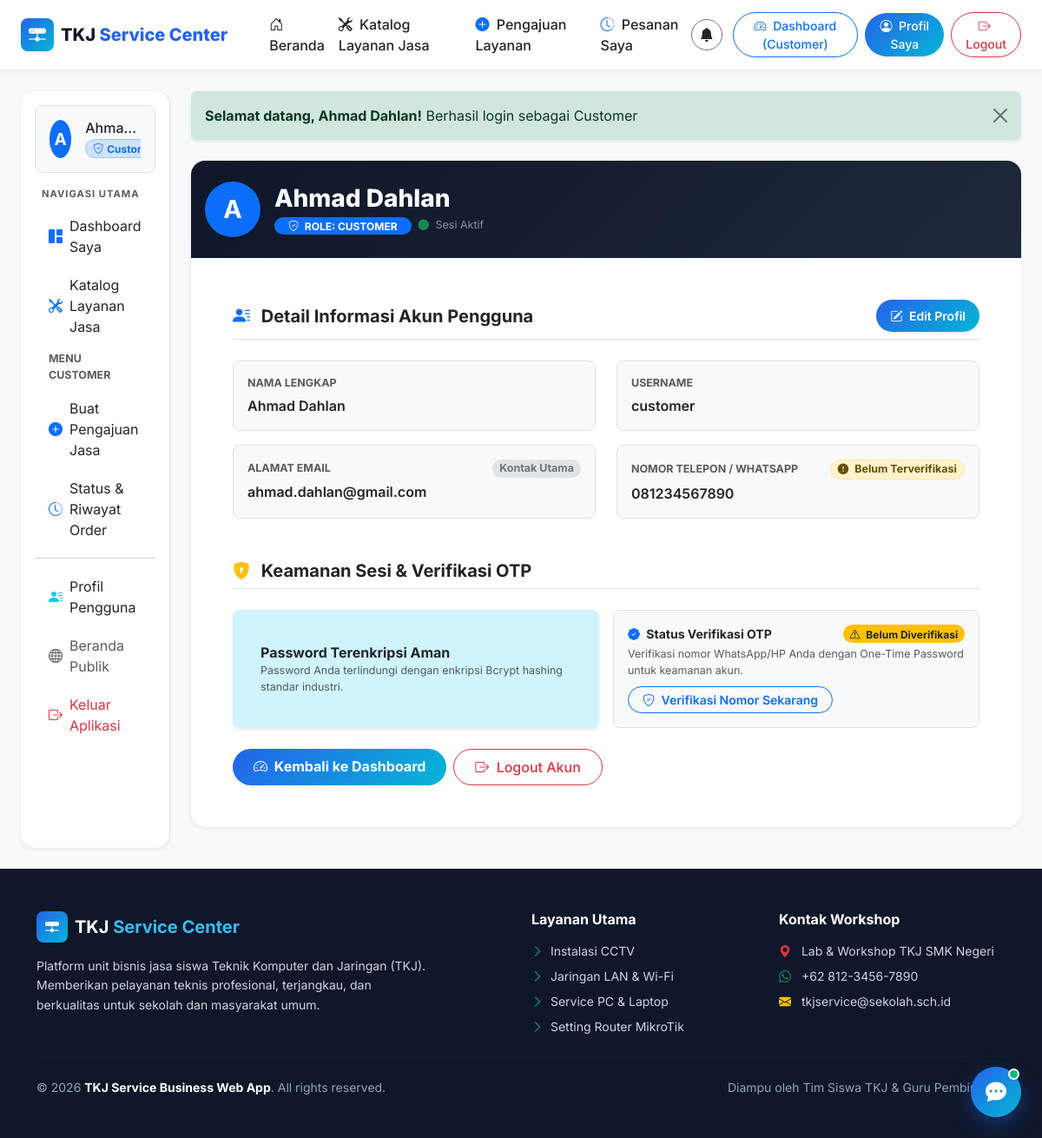
The app's page /index.php?url=profile (signed in) with its own data.
### tables this page shows
CREATE TABLE `users` (
    `id` INT AUTO_INCREMENT PRIMARY KEY,
    `role_id` INT NOT NULL,
    `username` VARCHAR(50) NOT NULL UNIQUE,
    `email` VARCHAR(100) NOT NULL UNIQUE,
    `password` VARCHAR(255) NOT NULL,
    `full_name` VARCHAR(100) NOT NULL,
    `phone` VARCHAR(20) DEFAULT NULL,
    `avatar` VARCHAR(255) DEFAULT 'default.png',
    `is_active` TINYINT(1) NOT NULL DEFAULT 1,
    `created_at` TIMESTAMP DEFAULT CURRENT_TIMESTAMP,
    `updated_at` TIMESTAMP DEFAULT CURRENT_TIMESTAMP ON UPDATE CURRENT_TIMESTAMP,
    CONSTRAINT `fk_users_role` FOREIGN KEY (`role_id`) REFERENCES `roles` (`id`) ON DELETE CASCADE ON UPDATE CASCADE,
    INDEX `idx_users_role_id` (`role_id`),
    INDEX `idx_users_username` (`username`),
    INDEX `idx_users_email` (`email`)
);

### app/controllers/ProfileController.php (called while the page is built, shortened)
<?php
class ProfileController extends Controller
{
    public function index()
    {
        $user = Auth::user();
        $userModel = $this->model('UserModel');
        $fullUser = $userModel->getUserById($user['id']) ?? $userModel->getUserByUsername($user['username']);
        $data = [
            'title' => 'Profil Saya - TKJ Service Center',
            'active_menu' => 'profile',
            'user' => $fullUser ?? $user
        ];
        $this->view('profile/index', $data);
    }
}

### core/App.php (called while the page is built, shortened)
<?php
class App
{
    protected $method = 'index';
    protected $params = [];
    public function __construct()
    {
        $this->controller = new $this->controller;
        call_user_func_array([$this->controller, $this->method], $this->params);
    }
}

### index.php (called while the page is built, shortened)
<?php
require_once __DIR__ . '/core/Database.php';
require_once __DIR__ . '/core/Controller.php';
require_once __DIR__ . '/core/Flasher.php';
require_once __DIR__ . '/core/Auth.php';
require_once __DIR__ . '/core/App.php';
$app = new App();

### core/Auth.php (called while the page is built, shortened)
<?php
class Auth
{
    public static function check()
    {
        return isset($_SESSION['user_id']) && !empty($_SESSION['user_id']);
    }
    public static function user()
    {
        return [
            'id'        => $_SESSION['user_id'] ?? null,
            'name'      => $_SESSION['user_name'] ?? 'User',
            'username'  => $_SESSION['user_username'] ?? '',
            'email'     => $_SESSION['user_email'] ?? '',
            'role'      => $_SESSION['user_role'] ?? 'customer',
            'phone'     => $_SESSION['user_phone'] ?? ''
        ];
    }
}

### core/Database.php (called while the page is built, shortened)
<?php
class Database
{
    private $host = DB_HOST;
    private $user = DB_USER;
    private $pass = DB_PASS;
    private $dbname = DB_NAME;
    private $port = DB_PORT;
    private $dbh;
    private $stmt;
    public function __construct()
    {
        $dsn = 'mysql:host=' . $this->host . ';port=' . $this->port . ';dbname=' . $this->dbname . ';charset=' . DB_CHARSET;
        $options = [
            PDO::ATTR_PERSISTENT => true,
            PDO::ATTR_ERRMODE => PDO::ERRMODE_EXCEPTION,
            PDO::ATTR_DEFAULT_FETCH_MODE => PDO::FETCH_ASSOC
        ];
        try {
            $this->dbh = new PDO($dsn, $this->user, $this->pass, $options);
        } catch (PDOException $e) {
            $this->error = $e->getMessage();
        }
    }
    public function isConnected()
    {
        return $this->dbh !== null;
    }
    public function query($sql)
    {
        $this->stmt = $this->dbh->prepare($sql);
        return $this;
    }
    public function bind($param, $value, $type = null)
    {
        if (is_null($type)) {
            switch (true) {
                case is_int($value):
                    $type = PDO::PARAM_INT;
                    break;
            }
        }
        $this->stmt->bindValue($param, $value, $type);
        return $this;
    }
    public function execute()
    {
        try {
            return $this->stmt->execute();
        } catch (PDOException $e) {
            $this->error = $e->getMessage();
            return false;
        }
    }
    public function single()
    {
        $this->execute();
        return $this->stmt ? $this->stmt->fetch() : null;
    }
}

### app/models/UserModel.php (called while the page is built, shortened)
<?php
class UserModel
{
    private $db;
    private $table = 'users';
    public function __construct()
    {
        $this->db = new Database();
    }
    public function getUserById($id)
    {
        $id = (int)$id;
        if ($this->db->isConnected()) {
            $sql = "SELECT u.*, r.name as role_name, r.display_name as role_display
                    FROM " . $this->table . " u
                    JOIN roles r ON u.role_id = r.id
                    WHERE u.id = :id";
            $this->db->query($sql);
            $this->db->bind(':id', $id);
            $result = $this->db->single();
            if ($result) {
                $result['role'] = $result['role_name'];
                $result['name'] = $result['full_name'];
                return $result;
            }
        }
        return null;
    }
}

### app/views/profile/index.php (the view, shortened to what this page needs)
<div class="container-fluid px-4 py-4">
  <div class="row gy-4">
    <div class="col-lg-3 col-xl-2">
      <?php require_once __DIR__ . '/../templates/sidebar.php'; ?>
    </div>
    <div class="col-lg-9 col-xl-10">
      <div class="card border-0 shadow-sm rounded-4 bg-white overflow-hidden mb-4">
        <div class="card-header bg-dark-gradient text-white py-4 border-0">
          <div class="d-flex align-items-center gap-3">
            <div class="avatar bg-primary text-white rounded-circle d-flex align-items-center justify-content-center fw-bold shadow-sm" style="width: 64px; height: 64px; font-size: 1.8rem;">
              <?= strtoupper(substr($user['name'] ?? $user['full_name'] ?? 'U', 0, 1)) ?>
            </div>
            <div>
              <h3 class="fw-extrabold mb-1"><?= htmlspecialchars($user['name'] ?? $user['full_name'] ?? 'User') ?></h3>
              <div class="d-flex align-items-center gap-2">
                <span class="badge bg-primary text-uppercase px-3 py-1 rounded-pill">
                  <i class="bi bi-shield-check me-1"></i> Role: <?= str_replace('_', ' ', $user['role']) ?>
                </span>
                <span class="text-white-50 extra-small"><i class="bi bi-circle-fill text-success extra-small me-1"></i> Sesi Aktif</span>
              </div>
            </div>
          </div>
        </div>
        <div class="card-body p-4 p-md-5">
          <div class="d-flex align-items-center justify-content-between mb-4 pb-2 border-bottom flex-wrap gap-2">
            <h5 class="fw-bold text-dark mb-0">
              <i class="bi bi-person-lines-fill me-2 text-primary"></i> Detail Informasi Akun Pengguna
            </h5>
            <button type="button" class="btn btn-primary-gradient text-white btn-sm px-3 py-2 rounded-pill shadow-sm fw-semibold" data-bs-toggle="modal" data-bs-target="#modalEditProfile">
              <i class="bi bi-pencil-square me-1"></i> Edit Profil
            </button>
          </div>
          <div class="row gy-3">
            <div class="col-md-6">
              <div class="p-3 bg-light rounded-3 border">
                <label class="extra-small text-uppercase text-muted fw-bold d-block mb-1">Nama Lengkap</label>
                <div class="fw-semibold text-dark fs-6"><?= htmlspecialchars($user['name'] ?? $user['full_name'] ?? '-') ?></div>
              </div>
            </div>
            <div class="col-md-6">
              <div class="p-3 bg-light rounded-3 border">
                <label class="extra-small text-uppercase text-muted fw-bold d-block mb-1">Username</label>
                <div class="fw-semibold text-dark fs-6"><?= htmlspecialchars($user['username'] ?? '-') ?></div>
              </div>
            </div>
            <div class="col-md-6">
              <div class="p-3 bg-light rounded-3 border h-100 d-flex flex-column justify-content-between">
                <div>
                  <div class="d-flex align-items-center justify-content-between mb-1">
                    <label class="extra-small text-uppercase text-muted fw-bold d-block mb-0">Alamat Email</label>
                    <span class="badge bg-secondary-subtle text-secondary extra-small rounded-pill">Kontak Utama</span>
                  </div>
                  <div class="fw-semibold text-dark fs-6 text-break"><?= htmlspecialchars($user['email'] ?? '-') ?></div>
                </div>
              </div>
            </div>
            <div class="col-md-6">
              <div class="p-3 bg-light rounded-3 border h-100 d-flex flex-column justify-content-between">
                <div>
                  <div class="d-flex align-items-center justify-content-between mb-1">
                    <label class="extra-small text-uppercase text-muted fw-bold d-block mb-0">Nomor Telepon / WhatsApp</label>
                    <?php if (!empty($_SESSION['otp_verified'])): ?>
                      <span class="badge bg-success-subtle text-success border border-success-subtle extra-small rounded-pill"><i class="bi bi-check-circle-fill me-1"></i> Terverifikasi</span>
                    <?php else: ?>
                      <span class="badge bg-warning-subtle text-warning-emphasis border border-warning-subtle extra-small rounded-pill"><i class="bi bi-exclamation-circle-fill me-1"></i> Belum Terverifikasi</span>
                    <?php endif; ?>
                  </div>
                  <div class="fw-semibold text-dark fs-6"><?= htmlspecialchars($user['phone'] ?? '-') ?></div>
                </div>
              </div>
            </div>
          </div>
          <h5 class="fw-bold text-dark mt-5 mb-4 pb-2 border-bottom">
            <i class="bi bi-shield-lock-fill me-2 text-warning"></i> Keamanan Sesi & Verifikasi OTP
          </h5>
          <div class="row g-3 mb-4">
            <div class="col-md-6">
              <div class="alert alert-info border-0 shadow-sm d-flex align-items-center gap-3 rounded-3 h-100 mb-0">
                <div>
                  <div class="fw-bold text-dark">Password Terenkripsi Aman</div>
                  <div class="extra-small text-muted">Password Anda terlindungi dengan enkripsi Bcrypt hashing standar industri.</div>
                </div>
              </div>
            </div>
            <div class="col-md-6">
              <div class="p-3 bg-light rounded-3 border h-100 d-flex flex-column justify-content-between">
                <div>
                  <div class="d-flex align-items-center justify-content-between mb-1">
                    <span class="fw-bold text-dark small"><i class="bi bi-patch-check-fill text-primary me-1"></i> Status Verifikasi OTP</span>
                    <?php if (!empty($_SESSION['otp_verified'])): ?>
                      <span class="badge bg-success rounded-pill"><i class="bi bi-check2-circle me-1"></i> Terverifikasi</span>
                    <?php else: ?>
                      <span class="badge bg-warning text-dark rounded-pill"><i class="bi bi-exclamation-triangle me-1"></i> Belum Diverifikasi</span>
                    <?php endif; ?>
                  </div>
                  <p class="extra-small text-muted mb-2">Verifikasi nomor WhatsApp/HP Anda dengan One-Time Password untuk keamanan akun.</p>
                </div>
                <div>
                  <a href="<?= BASE_URL ?>/index.php?url=otp" class="btn btn-outline-primary btn-sm rounded-pill px-3 fw-semibold">
                    <i class="bi bi-shield-check me-1"></i> <?= !empty($_SESSION['otp_verified']) ? 'Uji Ulang Verifikasi OTP' : 'Verifikasi Nomor Sekarang' ?>
                  </a>
                </div>
              </div>
            </div>
          </div>
          <div class="d-flex gap-2">
            <a href="<?= BASE_URL ?>/index.php?url=dashboard" class="btn btn-primary-gradient px-4 py-2 rounded-pill text-white fw-bold shadow-sm">
              <i class="bi bi-speedometer2 me-1"></i> Kembali ke Dashboard
            </a>
            <a href="<?= BASE_URL ?>/index.php?url=auth/logout" class="btn btn-outline-danger px-4 py-2 rounded-pill fw-medium">
              <i class="bi bi-box-arrow-right me-1"></i> Logout Akun
            </a>
          </div>
        </div>
      </div>
    </div>
  </div>
</div>

### app/views/templates/sidebar.php (shortened to what this page needs)
<?php
$user = Auth::user();
$role = $user['role'] ?? 'customer';
?>
<div class="sidebar bg-white shadow-sm border-end h-100 p-3 rounded-4">
  <div class="user-profile-widget p-3 mb-3 bg-light rounded-3 d-flex align-items-center gap-3 border">
    <div class="avatar bg-primary text-white rounded-circle d-flex align-items-center justify-content-center fw-bold" style="width: 44px; height: 44px; font-size: 1.2rem;">
      <?= strtoupper(substr($user['name'] ?? 'U', 0, 1)) ?>
    </div>
    <div class="overflow-hidden">
      <h6 class="mb-0 text-truncate font-weight-bold text-dark fs-6"><?= htmlspecialchars($user['name'] ?? 'Guest User') ?></h6>
      <span class="badge bg-primary-subtle text-primary border border-primary-subtle rounded-pill px-2 text-capitalize" style="font-size: 0.75rem;">
        <i class="bi bi-shield-check me-1"></i><?= str_replace('_', ' ', $role) ?>
      </span>
    </div>
  </div>
  <div class="text-uppercase text-muted fw-bold mb-2 ps-2" style="font-size: 0.7rem; letter-spacing: 1px;">Navigasi Utama</div>
  <ul class="nav nav-pills flex-column gap-1 mb-auto">
    <li class="nav-item">
      <a href="<?= BASE_URL ?>/index.php?url=dashboard/<?= $role ?>" class="nav-link text-dark <?= ($active_menu ?? '') === 'dashboard' ? 'active-sidebar' : '' ?> d-flex align-items-center py-2 px-3 rounded-3">
        <i class="bi bi-grid-1x2-fill me-2 text-primary"></i> Dashboard Saya
      </a>
    </li>
    <li class="nav-item">
      <a href="<?= BASE_URL ?>/index.php?url=service" class="nav-link text-dark d-flex align-items-center py-2 px-3 rounded-3">
        <i class="bi bi-tools me-2 text-primary"></i> Katalog Layanan Jasa
      </a>
    </li>
    <?php if ($role === 'customer'): ?>
      <li class="nav-item">
        <span class="nav-link text-muted extra-small py-1 px-3 fw-bold text-uppercase">Menu Customer</span>
      </li>
      <li class="nav-item">
        <a href="<?= BASE_URL ?>/index.php?url=order/create" class="nav-link text-dark d-flex align-items-center py-2 px-3 rounded-3">
          <i class="bi bi-plus-circle-fill me-2 text-primary"></i> Buat Pengajuan Jasa
        </a>
      </li>
      <li class="nav-item">
        <a href="<?= BASE_URL ?>/index.php?url=order/my_orders" class="nav-link text-dark d-flex align-items-center py-2 px-3 rounded-3">
          <i class="bi bi-clock-history me-2 text-primary"></i> Status & Riwayat Order
        </a>
      </li>
    <?php endif; ?>
    <hr class="my-2">
    <li class="nav-item">
      <a href="<?= BASE_URL ?>/index.php?url=profile" class="nav-link text-dark d-flex align-items-center py-2 px-3 rounded-3">
        <i class="bi bi-person-lines-fill me-2 text-info"></i> Profil Pengguna
      </a>
    </li>
    <li class="nav-item">
      <a href="<?= BASE_URL ?>/index.php" class="nav-link text-muted d-flex align-items-center py-2 px-3 rounded-3">
        <i class="bi bi-globe me-2"></i> Beranda Publik
      </a>
    </li>
    <li class="nav-item">
      <a href="<?= BASE_URL ?>/index.php?url=auth/logout" class="nav-link text-danger d-flex align-items-center py-2 px-3 rounded-3">
        <i class="bi bi-box-arrow-right me-2"></i> Keluar Aplikasi
      </a>
    </li>
  </ul>
</div>

### assets/css/style.css (style rules this page uses)
:root { --primary-color: #2563eb; --primary-dark: #1d4ed8; --primary-light: #60a5fa; --secondary-color: #06b6d4; --dark-navy: #0f172a; --text-main: #334155; --text-muted: #475569; --bg-main: #f8fafc; --success-color: #16a34a; --warning-color: #f59e0b; --danger-color: #ef4444; --font-family: 'Inter', system-ui, -apple-system, sans-serif; }
body { font-family: var(--font-family); background-color: var(--bg-main); color: var(--text-main); -webkit-font-smoothing: antialiased; }
.bg-dark-gradient { background: linear-gradient(135deg, #0f172a 0%, #1e293b 100%) !important; }
.btn-primary-gradient { background: linear-gradient(135deg, #2563eb 0%, #06b6d4 100%); color: #ffffff !important; border: none; transition: all 0.3s cubic-bezier(0.4, 0, 0.2, 1); box-shadow: 0 4px 14px rgba(37, 99, 235, 0.25); }
.fw-extrabold { font-weight: 800; }
.extra-small { font-size: 0.78rem; }

### records on screen
users: full_name "A", full_name "Ahma…", full_name "Ahmad Dahlan", username "customer", email "ahmad.dahlan@gmail.com", phone "081234567890"

### other values on screen
str_replace('_', ' ', $user['role']) "Customer"
$flash['message'] "Selamat datang, Ahmad Dahlan!"
$flash['action'] "Berhasil login sebagai Customer"
str_replace('_', ' ', $user['role']) "CUSTOMER"
